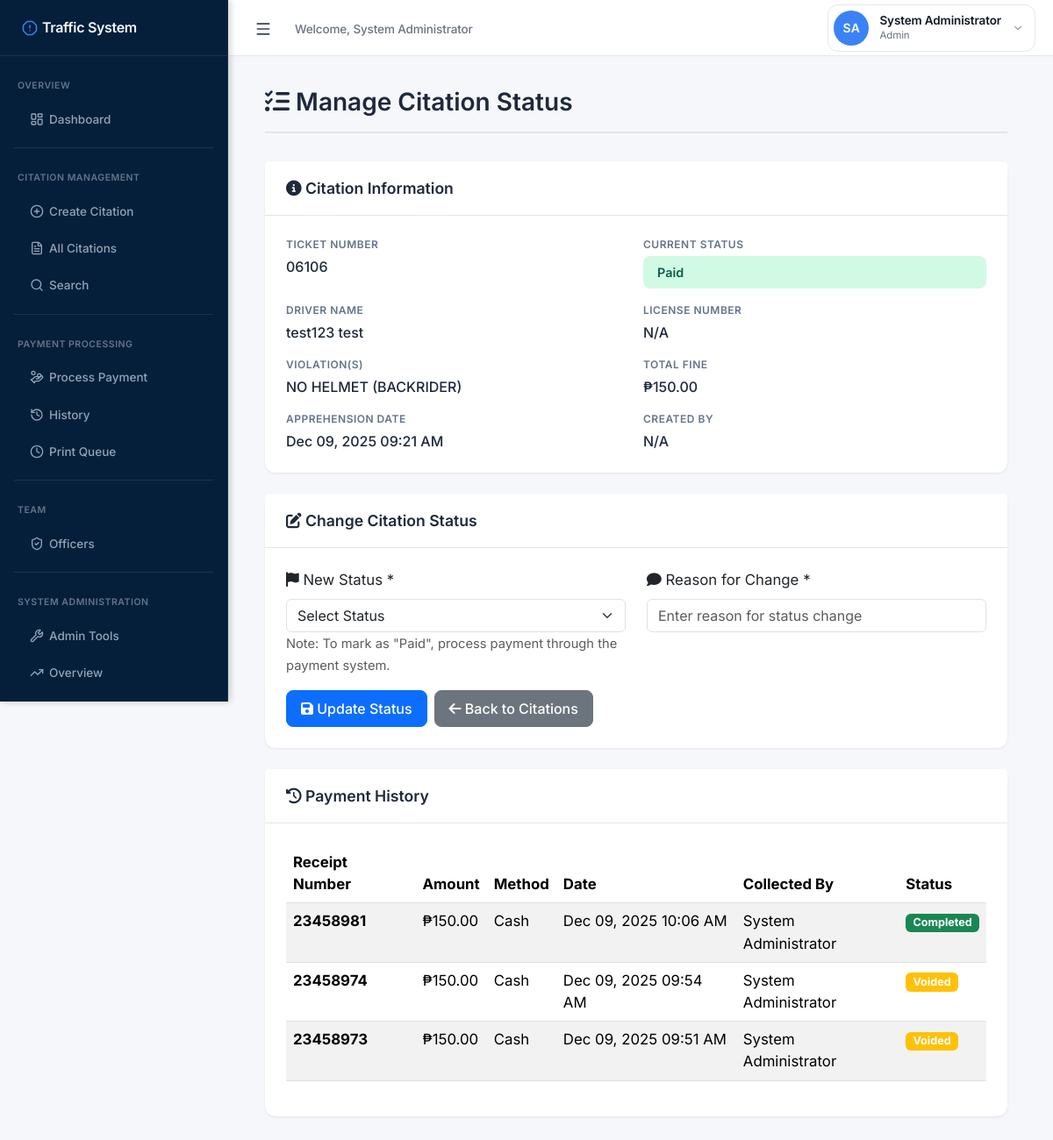
Screenshot of /public/citations/status.php?id=50 (signed in) with the database file from the repository.
### tables this page shows
CREATE TABLE `citations` (
  `citation_id` int(11) NOT NULL,
  `ticket_number` varchar(50) NOT NULL,
  `driver_id` int(11) DEFAULT NULL,
  `last_name` varchar(100) NOT NULL,
  `first_name` varchar(100) NOT NULL,
  `middle_initial` varchar(10) DEFAULT NULL,
  `suffix` varchar(20) DEFAULT NULL,
  `date_of_birth` date DEFAULT NULL,
  `age` int(11) DEFAULT NULL,
  `zone` varchar(50) DEFAULT NULL,
  `barangay` varchar(100) NOT NULL,
  `municipality` varchar(100) NOT NULL DEFAULT 'Baggao',
  `province` varchar(100) NOT NULL DEFAULT 'Cagayan',
  `license_number` varchar(50) DEFAULT NULL,
  `license_type` varchar(50) DEFAULT NULL,
  `plate_mv_engine_chassis_no` varchar(100) NOT NULL,
  `vehicle_description` text DEFAULT NULL,
  `apprehension_datetime` datetime NOT NULL,
  `place_of_apprehension` varchar(255) NOT NULL,
  `apprehension_officer` varchar(255) NOT NULL,
  `remarks` text DEFAULT NULL,
  `status` enum('pending','paid','contested','dismissed','void') NOT NULL DEFAULT 'pending',
  `payment_date` datetime DEFAULT NULL,
  `total_fine` decimal(10,2) DEFAULT 0.00,
  `created_at` datetime NOT NULL DEFAULT current_timestamp(),
  `updated_at` datetime DEFAULT NULL ON UPDATE current_timestamp(),
  `created_by` int(11) DEFAULT NULL,
  `deleted_at` datetime DEFAULT NULL COMMENT 'Soft delete timestamp',
  `deleted_by` int(11) DEFAULT NULL COMMENT 'User who deleted the citation',
  `deletion_reason` text DEFAULT NULL COMMENT 'Reason for deletion'
);

CREATE TABLE `receipts` (
  `receipt_id` int(11) NOT NULL,
  `payment_id` int(11) NOT NULL,
  `receipt_number` varchar(50) NOT NULL,
  `generated_at` datetime DEFAULT current_timestamp(),
  `generated_by` int(11) NOT NULL COMMENT 'User ID who generated the receipt',
  `printed_at` datetime DEFAULT NULL,
  `print_count` int(11) DEFAULT 0,
  `last_printed_by` int(11) DEFAULT NULL,
  `last_printed_at` datetime DEFAULT NULL,
  `status` enum('active','cancelled','void') DEFAULT 'active',
  `cancellation_reason` text DEFAULT NULL,
  `cancelled_by` int(11) DEFAULT NULL,
  `cancelled_at` datetime DEFAULT NULL
);

CREATE TABLE `payments` (
  `payment_id` int(11) NOT NULL,
  `citation_id` int(11) NOT NULL,
  `amount_paid` decimal(10,2) NOT NULL,
  `payment_method` enum('cash','check','online','gcash','paymaya','bank_transfer','money_order') NOT NULL DEFAULT 'cash',
  `payment_date` datetime NOT NULL,
  `reference_number` varchar(100) DEFAULT NULL COMMENT 'Check number, transaction ID, etc.',
  `receipt_number` varchar(50) NOT NULL COMMENT 'Official Receipt number',
  `collected_by` int(11) NOT NULL COMMENT 'User ID of cashier/collector',
  `check_number` varchar(50) DEFAULT NULL,
  `check_bank` varchar(100) DEFAULT NULL,
  `check_date` date DEFAULT NULL,
  `notes` text DEFAULT NULL,
  `status` enum('completed','pending','pending_print','failed','refunded','cancelled','voided') DEFAULT 'completed' COMMENT 'Payment status',
  `created_at` datetime DEFAULT current_timestamp(),
  `updated_at` datetime DEFAULT current_timestamp() ON UPDATE current_timestamp()
);

CREATE TABLE `users` (
  `user_id` int(11) NOT NULL,
  `username` varchar(50) NOT NULL,
  `password_hash` varchar(255) NOT NULL,
  `full_name` varchar(100) NOT NULL,
  `email` varchar(100) NOT NULL,
  `role` enum('user','admin','enforcer','cashier') NOT NULL DEFAULT 'user' COMMENT 'User role: user=read-only, enforcer=field officer, cashier=payment processor, admin=full access',
  `status` enum('active','inactive','suspended') NOT NULL DEFAULT 'active',
  `last_login` datetime DEFAULT NULL,
  `created_at` datetime NOT NULL DEFAULT current_timestamp(),
  `updated_at` datetime DEFAULT NULL ON UPDATE current_timestamp(),
  `created_by` int(11) DEFAULT NULL,
  `failed_login_attempts` int(11) DEFAULT 0,
  `locked_until` datetime DEFAULT NULL
);

### services/PaymentService.php (called while the page is built, shortened)
<?php
class PaymentService {
    private $query;
    public function __construct($pdo) {
        require_once __DIR__ . '/payment/PaymentQuery.php';
        $this->query = new PaymentQuery($pdo);
    }
    public function getPaymentHistory($citationId) {
        return $this->query->getPaymentHistory($citationId);
    }
}

### services/payment/PaymentQuery.php (called while the page is built, shortened)
<?php
class PaymentQuery {
    private $pdo;
    public function __construct($pdo) {
        $this->pdo = $pdo;
    }
    public function getPaymentHistory($citationId) {
        $sql = "SELECT
                    p.*,
                    u.full_name as collector_name,
                    u.username as collector_username,
                    r.receipt_id,
                    r.print_count,
                    r.printed_at,
                    r.status as receipt_status
                FROM payments p
                LEFT JOIN users u ON p.collected_by = u.user_id
                LEFT JOIN receipts r ON p.payment_id = r.payment_id
                WHERE p.citation_id = :citation_id
                ORDER BY p.payment_date DESC";
        $stmt = $this->pdo->prepare($sql);
        $stmt->execute([':citation_id' => $citationId]);
        return $stmt->fetchAll(PDO::FETCH_ASSOC);
    }
}

### public/citations/status.php (the view, shortened to what this page needs)
<?php
require_once ROOT_PATH . '/includes/auth.php';
require_once ROOT_PATH . '/services/PaymentService.php';
$citationId = (int)$_GET['id'];
$pdo = getPDO();
$sql = "SELECT
            c.*,
            CONCAT(c.first_name, ' ', c.last_name) as driver_name,
            u.full_name as created_by_name,
            GROUP_CONCAT(vt.violation_type SEPARATOR ', ') as violations
        FROM citations c
        LEFT JOIN users u ON c.created_by = u.user_id
        LEFT JOIN violations v ON c.citation_id = v.citation_id
        LEFT JOIN violation_types vt ON v.violation_type_id = vt.violation_type_id
        WHERE c.citation_id = :citation_id
        GROUP BY c.citation_id";
$stmt = $pdo->prepare($sql);
$stmt->execute([':citation_id' => $citationId]);
$citation = $stmt->fetch(PDO::FETCH_ASSOC);
$paymentService = new PaymentService($pdo);
$paymentHistory = $paymentService->getPaymentHistory($citationId);
?>
<!DOCTYPE html>
<html lang="en">
<head>
    <link href="https://cdn.jsdelivr.net/npm/bootstrap@5.3.3/dist/css/bootstrap.min.css" rel="stylesheet">
    <link rel="stylesheet" href="https://cdnjs.cloudflare.com/ajax/libs/font-awesome/6.4.2/css/all.min.css">
</head>
<body>
    <?php include __DIR__ . '/sidebar.php'; ?>
    <div class="main-content">
        <div class="container-fluid">
            <div class="page-header">
                <h2>
                    <i class="fas fa-tasks"></i> Manage Citation Status
                </h2>
            </div>
            <div class="card">
                <div class="card-header">
                    <h5><i class="fas fa-info-circle"></i> Citation Information</h5>
                </div>
                <div class="card-body">
                    <div class="info-grid">
                        <div class="info-item">
                            <span class="info-label">Ticket Number</span>
                            <span class="info-value"><?= htmlspecialchars($citation['ticket_number']) ?></span>
                        </div>
                        <div class="info-item">
                            <span class="info-label">Current Status</span>
                            <span class="status-badge status-<?= htmlspecialchars($citation['status']) ?>">
                                <?= ucfirst($citation['status']) ?>
                            </span>
                        </div>
                        <div class="info-item">
                            <span class="info-label">Driver Name</span>
                            <span class="info-value"><?= htmlspecialchars($citation['driver_name']) ?></span>
                        </div>
                        <div class="info-item">
                            <span class="info-label">License Number</span>
                            <span class="info-value"><?= htmlspecialchars($citation['license_number'] ?: 'N/A') ?></span>
                        </div>
                        <div class="info-item">
                            <span class="info-label">Violation(s)</span>
                            <span class="info-value"><?= htmlspecialchars($citation['violations'] ?: 'N/A') ?></span>
                        </div>
                        <div class="info-item">
                            <span class="info-label">Total Fine</span>
                            <span class="info-value">₱<?= number_format($citation['total_fine'], 2) ?></span>
                        </div>
                        <div class="info-item">
                            <span class="info-label">Apprehension Date</span>
                            <span class="info-value"><?= date('M d, Y h:i A', strtotime($citation['apprehension_datetime'])) ?></span>
                        </div>
                        <div class="info-item">
                            <span class="info-label">Created By</span>
                            <span class="info-value"><?= htmlspecialchars($citation['created_by_name'] ?: 'N/A') ?></span>
                        </div>
                    </div>
                </div>
            </div>
            <div class="card">
                <div class="card-header">
                    <h5><i class="fas fa-edit"></i> Change Citation Status</h5>
                </div>
                <div class="card-body">
                    <form id="statusChangeForm">
                        <div class="row">
                            <div class="col-md-6 mb-3">
                                <label for="status" class="form-label">
                                    <i class="fas fa-flag"></i> New Status *
                                </label>
                                <select class="form-select" id="status" name="status" required>
                                    <option value="">Select Status</option>
                                </select>
                                <small class="text-muted">
                                    Note: To mark as "Paid", process payment through the payment system.
                                </small>
                            </div>
                            <div class="col-md-6 mb-3">
                                <label for="reason" class="form-label">
                                    <i class="fas fa-comment"></i> Reason for Change *
                                </label>
                                <input type="text" class="form-control" id="reason" name="reason"
                                       placeholder="Enter reason for status change" required>
                            </div>
                        </div>
                        <div class="d-flex gap-2">
                            <button type="submit" class="btn btn-primary">
                                <i class="fas fa-save"></i> Update Status
                            </button>
                            <a href="citations.php" class="btn btn-secondary">
                                <i class="fas fa-arrow-left"></i> Back to Citations
                            </a>
                        </div>
                    </form>
                </div>
            </div>
            <?php if (!empty($paymentHistory)): ?>
            <div class="card">
                <div class="card-header">
                    <h5><i class="fas fa-history"></i> Payment History</h5>
                </div>
                <div class="card-body">
                    <div class="table-responsive">
                        <table class="table table-striped">
                            <thead>
                                <tr>
                                    <th>Receipt Number</th>
                                    <th>Amount</th>
                                    <th>Method</th>
                                    <th>Date</th>
                                    <th>Collected By</th>
                                    <th>Status</th>
                                </tr>
                            </thead>
                            <tbody>
                                <?php foreach ($paymentHistory as $payment): ?>
                                <tr>
                                    <td><strong><?= htmlspecialchars($payment['receipt_number']) ?></strong></td>
                                    <td>₱<?= number_format($payment['amount_paid'], 2) ?></td>
                                    <td><?= ucfirst($payment['payment_method']) ?></td>
                                    <td><?= date('M d, Y h:i A', strtotime($payment['payment_date'])) ?></td>
                                    <td><?= htmlspecialchars($payment['collector_name']) ?></td>
                                    <td>
                                        <span class="badge bg-<?= $payment['status'] === 'completed' ? 'success' : ($payment['status'] === 'refunded' ? 'danger' : 'warning') ?>">
                                            <?= ucfirst($payment['status']) ?>
                                        </span>
                                    </td>
                                </tr>
                                <?php endforeach; ?>
                            </tbody>
                        </table>
                    </div>
                </div>
            </div>
            <?php endif; ?>
        </div>
    </div>
</body>
</html>

### public/citations/status.php (style rules this page uses)
body { margin: 0; padding: 0; font-size: 16px; background-color: #f5f7fa; }
.main-content { margin-left: 250px; margin-top: 60px; min-height: calc(100vh - 60px); background-color: #f5f7fa; padding: 2.5rem; font-size: 1.05rem; }
.page-header { margin-bottom: 2rem; padding-bottom: 1rem; border-bottom: 2px solid #e0e6ed; }
.page-header h2 { font-size: 1.75rem; font-weight: 600; color: #1e293b; margin: 0; }
.card { border: none; border-radius: 12px; box-shadow: 0 1px 3px rgba(0, 0, 0, 0.08); background: white; margin-bottom: 1.5rem; }
.card-header { background: white; border-bottom: 1px solid #e0e6ed; padding: 1.25rem 1.5rem; border-radius: 12px 12px 0 0; }
.card-header h5 { font-size: 1.1rem; font-weight: 600; color: #1e293b; margin: 0; }
.card-body { padding: 1.5rem; }
.info-grid { display: grid; grid-template-columns: repeat(2, 1fr); gap: 1rem; }
.info-item { display: flex; flex-direction: column; }
.info-label { font-size: 0.75rem; color: #64748b; font-weight: 600; margin-bottom: 0.25rem; text-transform: uppercase; letter-spacing: 0.5px; }
.info-value { font-size: 1rem; color: #1e293b; font-weight: 500; }
.status-badge { font-size: 0.9rem; padding: 0.5rem 1rem; font-weight: 600; border-radius: 8px; text-transform: capitalize; display: inline-block; }
.status-paid { background: #d1fae5; color: #065f46; }
.btn { border-radius: 8px; font-weight: 500; padding: 0.5rem 1rem; }

### public/sidebar.php (style rules this page uses)
:root { --sidebar-width: 260px; --sidebar-collapsed-width: 72px; --primary-color: #3b82f6; --primary-hover: #2563eb; --sidebar-bg: #051f3a; --sidebar-item-hover: rgba(59, 130, 246, 0.1); --sidebar-item-active: rgba(59, 130, 246, 0.2); --text-primary: #f1f5f9; --text-secondary: #94a3b8; --accent-color: #3b82f6; --border-color: rgba(148, 163, 184, 0.1); --shadow-sm: 0 1px 2px rgba(0, 0, 0, 0.05); --shadow-md: 0 4px 6px rgba(0, 0, 0, 0.15); }
* { font-family: 'Inter', -apple-system, BlinkMacSystemFont, 'Segoe UI', sans-serif; }

### rows the page displays
citations: ticket_number "06106", status "Paid", license_number "N/A", total_fine "150.00", apprehension_datetime "Dec 09, 2025 09:21 AM"
receipts: payment.receipt_number "23458981", payment.amount_paid "150.00", payment.payment_method "Cash", payment.payment_date "Dec 09, 2025 10:06 AM", generated_by.full_name "System Administrator", payment.status "Completed"
receipts: payment.receipt_number "23458974", payment.amount_paid "150.00", payment.payment_method "Cash", payment.payment_date "Dec 09, 2025 09:54 AM", generated_by.full_name "System Administrator", payment.status "Voided"
receipts: payment.receipt_number "23458973", payment.amount_paid "150.00", payment.payment_method "Cash", payment.payment_date "Dec 09, 2025 09:51 AM", generated_by.full_name "System Administrator", payment.status "Voided"

### other values shown
$_SESSION['full_name'] "System Administrator"
$initials "SA"
$_SESSION['user_role'] "Admin"
$citation['driver_name'] "test123 test"
$citation['violations'] ?: 'N/A' "NO HELMET (BACKRIDER)"
$citation['created_by_name'] ?: 'N/A' "N/A"
